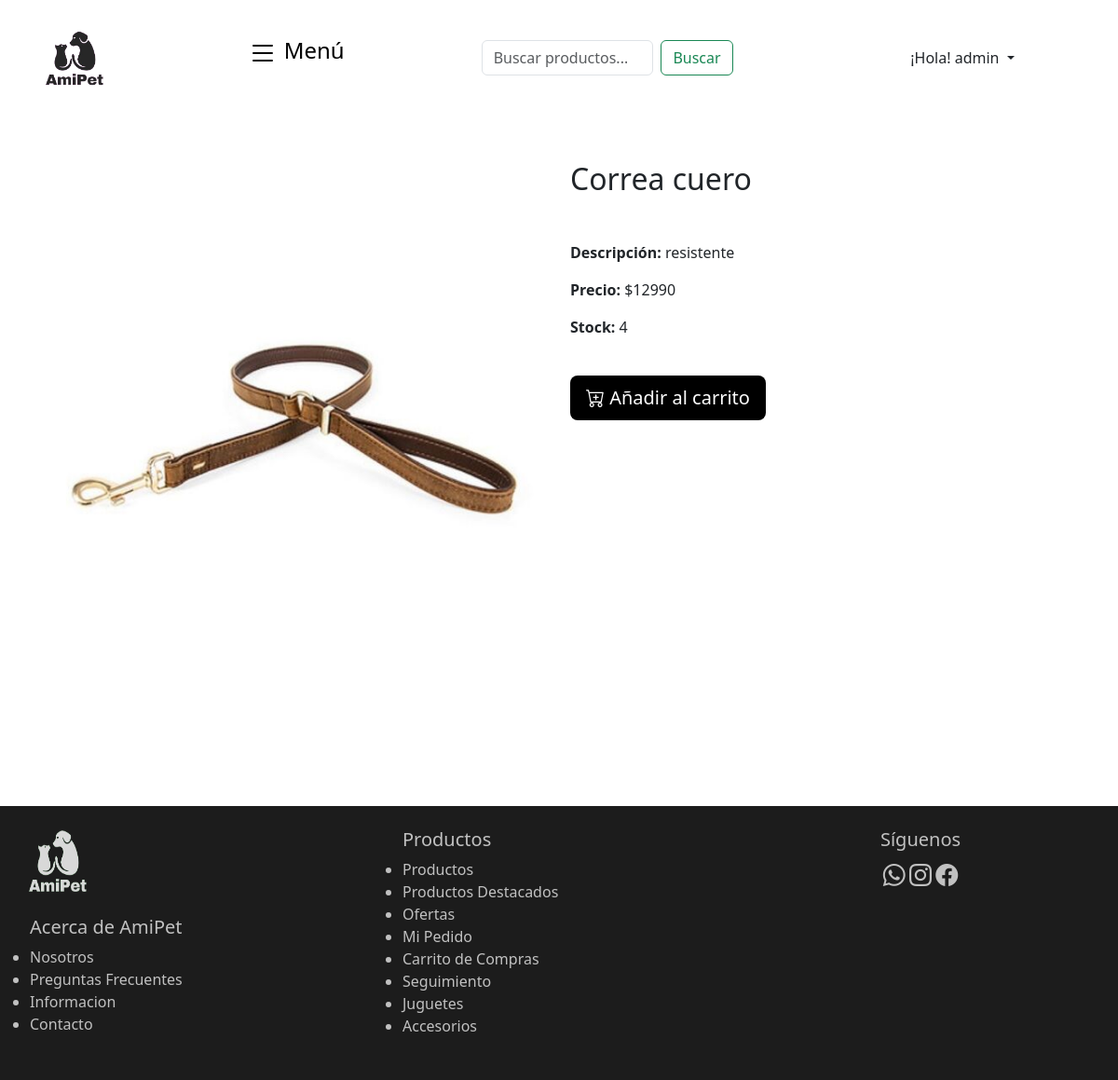
Page /producto/2/ (signed in) on the earlier database version.
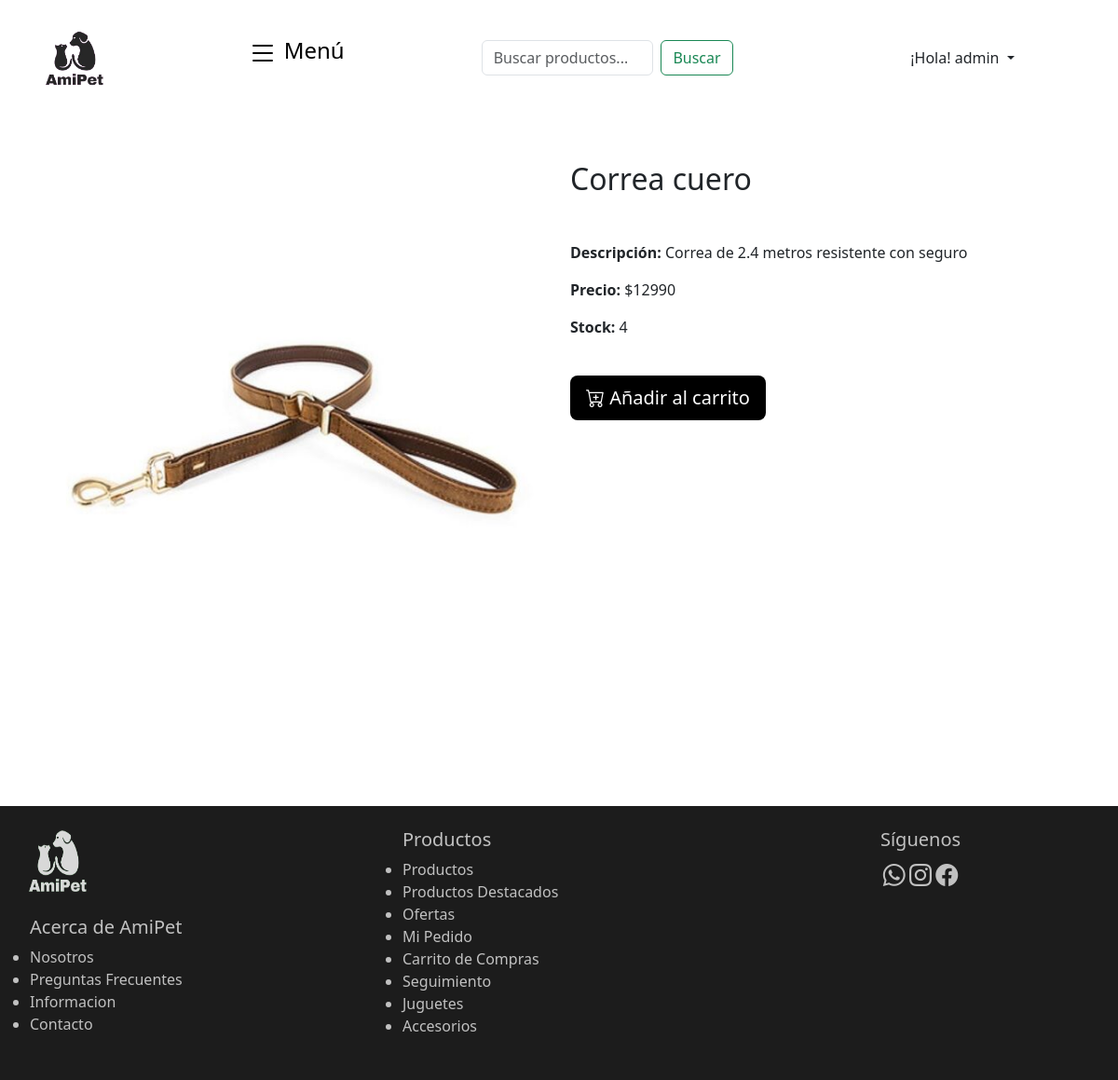
Same page on the later database version.
### CarritoApp/models.py (models this page shows, shortened)
class Producto(models.Model):
    nombre = models.CharField(max_length=64)
    categoria = models.ForeignKey(Categoria, on_delete=models.CASCADE)  # Updated to ForeignKey
    precio = models.IntegerField()
    imagen = models.ImageField(upload_to='productos/', default='media/default.png')
    stock = models.IntegerField(default=0)
    descripcion = models.TextField(blank=True, null=True)

### CarritoApp/views.py (the view)
# urls.py: path('producto/<int:producto_id>/', views.detalle_producto, name='detalle_producto'),
def detalle_producto(request, producto_id):
    producto = get_object_or_404(Producto, pk=producto_id)
    return render(request, 'detalle_producto.html', {'producto': producto})

### CarritoApp/context_processors.py (called while the page is built)
def total_carrito(request):
    total = 0
    if request.user.is_authenticated:
        if "carrito" in request.session:
            print("Carrito encontrado en la sesión:", request.session["carrito"])
            for key, value in request.session["carrito"].items():
                total += int(value["acumulado"])
    print("Total del carrito:", total)
    return {"total_carrito": total}

### CarritoApp/templates/detalle_producto.html (shortened to what this page needs)
<!DOCTYPE html>
{% load static %}
<html lang="es">
<head>
    <link rel="stylesheet" href="https://cdn.jsdelivr.net/npm/bootstrap-icons@1.11.3/font/bootstrap-icons.min.css">
    <link href="{% static 'bootstrap/css/bootstrap.min.css' %}" rel="stylesheet">
    <link href="{% static 'css/index.css' %}" rel="stylesheet">
</head>
<body>
  <header class="header-container">
    <div class="header-content row row-cols-1 row-cols-sm-2 g-3">
        <div class="col-md-1 col-sm-3">
            <img src="{% static 'img/AmiPet.png' %}" alt="Logo" class="logo">
        </div>
        <div class="col-md-2 col-sm-9">
            <button class="abrir-menu">
                <div class="fs-4 mb-3">
                    Menú
                </div>
            </button>
        </div>
        <div class="col-md-3 col-sm-6">
            <form class="d-flex" role="search">
                <input class="form-control me-2" type="search" placeholder="Buscar productos..." aria-label="Search">
                <button class="btn btn-outline-success" type="submit">Buscar</button>
            </form>
        </div>
        {% if user.is_authenticated %}
          <div class="dropdown col-md-3 col-sm-6" id="dropdownCuenta">
            <button class="btn dropdown-toggle" type="button" id="dropdownMenuButton">
                ¡Hola! {{ user.username }}
            </button>
          </div>
        {% endif %}
    </div>
</header>
    <div class="container mt-5">
    <div class="row">
      <div class="col-md-6">
        <img src="{{ producto.imagen.url }}" alt="{{ producto.nombre }}" class="img-fluid">
      </div>
      <div class="col-md-6">
        <h2>{{ producto.nombre }}</h2>
        <p class="mt-5"><strong>Descripción:</strong> {{ producto.descripcion }}</p>
        <p><strong>Precio:</strong> ${{ producto.precio }}</p>
        <p><strong>Stock:</strong> {{ producto.stock }}</p>
        <a href="{% url 'Add' producto.id %}" class="btn btn-base btn-lg  mt-4"><i class="bi bi-cart-plus"></i> Añadir al carrito</a>
      </div>
    </div>
  </div>
<br><br><br><br>
<footer class="container-footer">
    <div class="row w-100">
      <div class="col-md-4 footer1 mt-4">
        <a class="navbar-brand logo-footer" href="index.html">
          <img src="{% static 'img/AmiPet.png' %}" alt="logo" width="70" height="70" class="logo">
        </a>
        <ul class="list-footer mt-4">
          <h5>Acerca de AmiPet</h5>
          <li><a href="#" class="nav-link">Nosotros</a></li>
          <li><a href="#" class="nav-link">Preguntas Frecuentes</a></li>
          <li><a href="#" class="nav-link">Informacion</a></li>
          <li><a href="#" class="nav-link">Contacto</a></li>
        </ul>
      </div>
      <div class="col-md-4 footer2 mt-4">
        <ul class="list-footer">
          <h5>Productos</h5>
          <li><a href="#" class="nav-link">Productos</a></li>
          <li><a href="#" class="nav-link">Productos Destacados</a></li>
          <li><a href="#" class="nav-link">Ofertas</a></li>
          <li><a href="#" class="nav-link">Mi Pedido</a></li>
          <li><a href="#" class="nav-link">Carrito de Compras</a></li>
          <li><a href="#" class="nav-link">Seguimiento</a></li>
          <li><a href="#" class="nav-link">Juguetes</a></li>
          <li><a href="#" class="nav-link">Accesorios</a></li>
        </ul>
      </div>
      <div class="col-md-4 footer-redes text-center mt-4 mb-4">
        <div>
          <h5>Síguenos</h5>
          <i class="bi bi-whatsapp" style="font-size: 24px;"></i>
          <i class="bi bi-instagram" style="font-size: 24px;"></i>
          <i class="bi bi-facebook" style="font-size: 24px;"></i>
        </div>
      </div>
    </div>
  </footer>
</body>
</html>

Differences in the rows shown:
changed Producto "Correa cuero": descripcion "resistente" → "Correa de 2.4 metros resistente con seguro"
